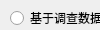
           <widget class="QWidget" name="page_16">
            <property name="geometry">
             <rect>
              <x>0</x>
              <y>0</y>
              <width>100</width>
              <height>30</height>
             </rect>
            </property>
            <attribute name="label">
             <string>终身意愿生育率</string>
            </attribute>
            <widget class="QRadioButton" name="radioButton_91">
             <property name="geometry">
              <rect>
               <x>10</x>
               <y>10</y>
               <width>245</width>
               <height>16</height>
              </rect>
             </property>
             <property name="text">
              <string>基于调查数据的量化模型法(系统提供数据)</string>
             </property>
            </widget>
            <widget class="QRadioButton" name="radioButton_98">
             <property name="geometry">
              <rect>
               <x>260</x>
               <y>80</y>
               <width>89</width>
               <height>16</height>
              </rect>
             </property>
             <property name="text">
              <string>RadioButton</string>
             </property>
            </widget>
            <widget class="QRadioButton" name="radioButton_128">
             <property name="geometry">
              <rect>
               <x>10</x>
               <y>40</y>
               <width>231</width>
               <height>16</height>
              </rect>
             </property>
             <property name="text">
              <string>基于调查数据的量化模型法(自行计算)</string>
             </property>
            </widget>
            <widget class="QRadioButton" name="radioButton_129">
             <property name="enabled">
              <bool>false</bool>
             </property>
             <property name="geometry">
              <rect>
               <x>10</x>
               <y>60</y>
               <width>89</width>
               <height>16</height>
              </rect>
             </property>
             <property name="text">
              <string>其它模型法</string>
             </property>
            </widget>
            <widget class="QComboBox" name="comboBox44">
             <property name="geometry">
              <rect>
               <x>260</x>
               <y>10</y>
               <width>91</width>
               <height>22</height>
              </rect>
             </property>
             <item>
              <property name="text">
               <string>全国(整体)</string>
              </property>
             </item>
             <item>
              <property name="text">
               <string>全国(分省合计)</string>
              </property>
             </item>
             <item>
              <property name="text">
               <string>北京</string>
              </property>
             </item>
             <item>
              <property name="text">
               <string>天津</string>
              </property>
             </item>
             <item>
              <property name="text">
               <string>河北</string>
              </property>
             </item>
             <item>
              <property name="text">
               <string>山西</string>
              </property>
             </item>
             <item>
              <property name="text">
               <string>辽宁</string>
              </property>
             </item>
             <item>
              <property name="text">
               <string>吉林</string>
              </property>
             </item>
             <item>
              <property name="text">
               <string>黑龙江</string>
              </property>
             </item>
             <item>
              <property name="text">
               <string>上海</string>
              </property>
             </item>
             <item>
              <property name="text">
               <string>浙江</string>
              </property>
             </item>
             <item>
              <property name="text">
               <string>安徽</string>
              </property>
             </item>
             <item>
              <property name="text">
               <string>福建</string>
              </property>
             </item>
             <item>
              <property name="text">
               <string>江西</string>
              </property>
             </item>
             <item>
              <property name="text">
               <string>广西</string>
              </property>
             </item>
             <item>
              <property name="text">
               <string>陕西</string>
              </property>
             </item>
             <item>
              <property name="text">
               <string>海南</string>
              </property>
             </item>
             <item>
              <property name="text">
               <string>四川</string>
              </property>
             </item>
             <item>
              <property name="text">
               <string>贵州</string>
              </property>
             </item>
             <item>
              <property name="text">
               <string>湖南</string>
              </property>
             </item>
             <item>
              <property name="text">
               <string>河南</string>
              </property>
             </item>
             <item>
              <property name="text">
               <string>广东</string>
              </property>
             </item>
             <item>
              <property name="text">
               <string>湖北</string>
              </property>
             </item>
             <item>
              <property name="text">
               <string>西藏</string>
              </property>
             </item>
             <item>
              <property name="text">
               <string>重庆</string>
              </property>
             </item>
             <item>
              <property name="text">
               <string>云南</string>
              </property>
             </item>
             <item>
              <property name="text">
               <string>山东</string>
              </property>
             </item>
             <item>
              <property name="text">
               <string>江苏</string>
              </property>
             </item>
             <item>
              <property name="text">
               <string>内蒙古</string>
              </property>
             </item>
             <item>
              <property name="text">
               <string>甘肃</string>
              </property>
             </item>
             <item>
              <property name="text">
               <string>青海</string>
              </property>
             </item>
             <item>
              <property name="text">
               <string>宁夏</string>
              </property>
             </item>
             <item>
              <property name="text">
               <string>新疆</string>
              </property>
             </item>
            </widget>
           </widget>
